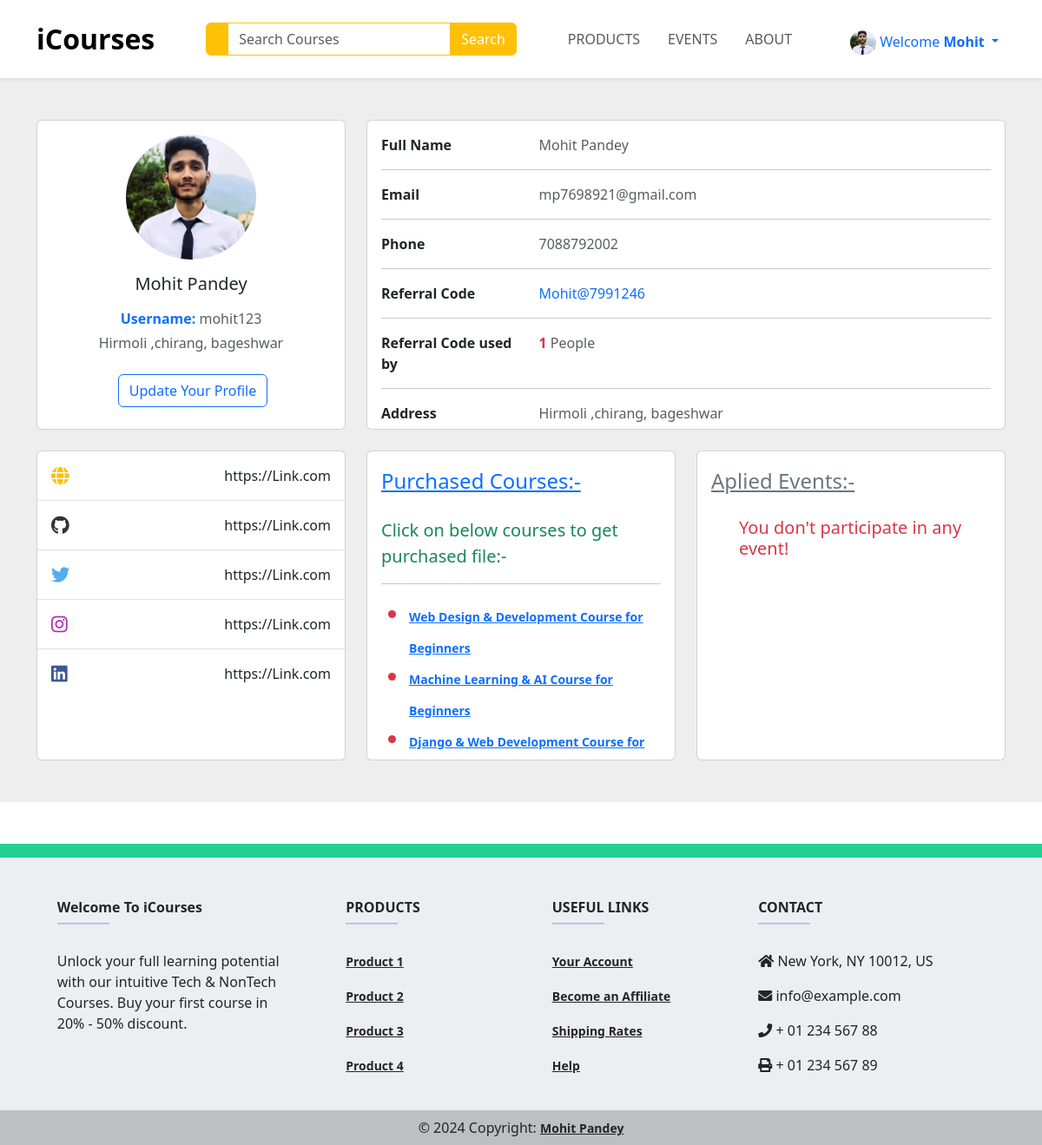
Page /profilePage/ (signed in) on the earlier database version.
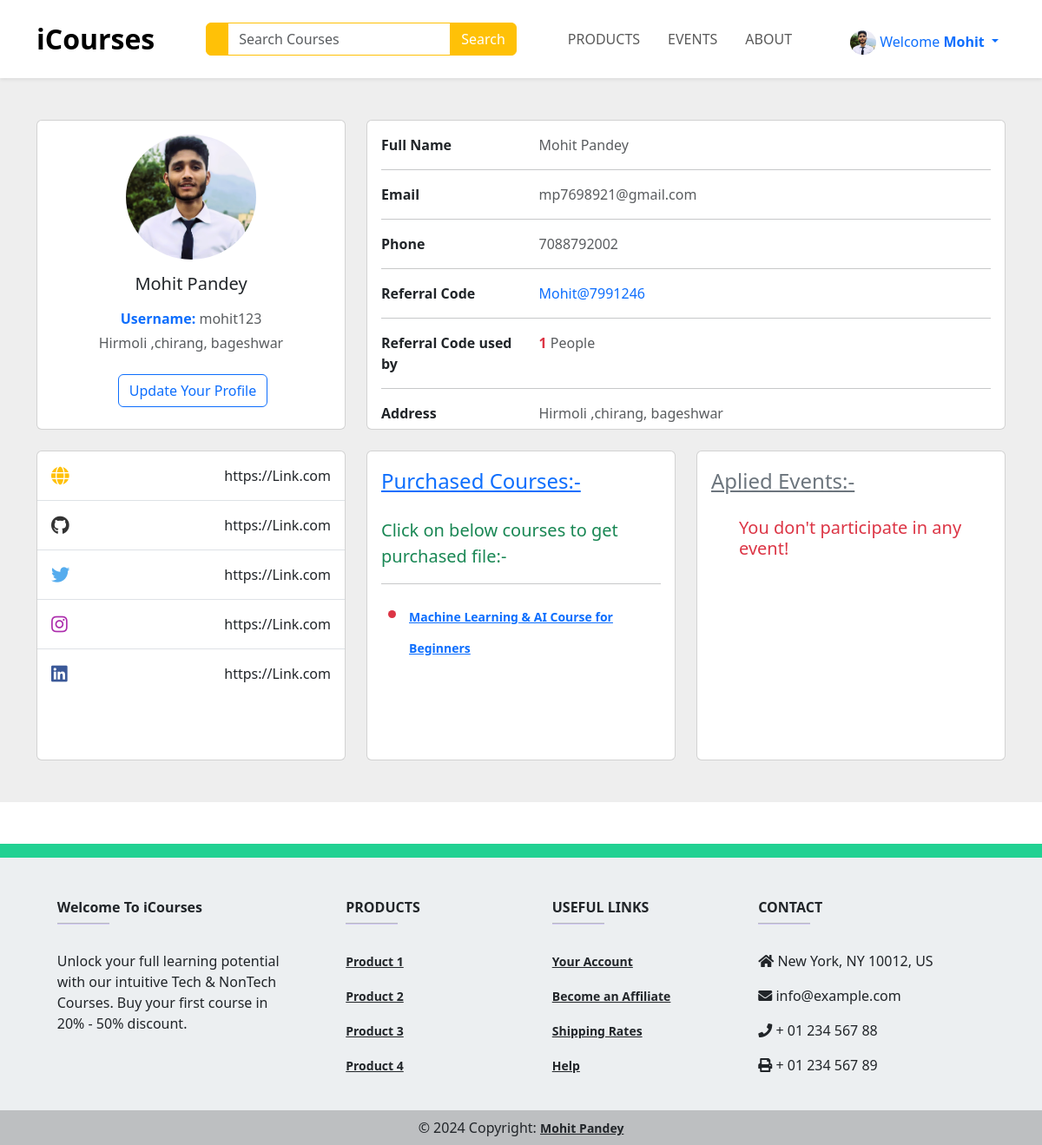
Same page on the later database version.
### home/models.py (models this page shows)
class Course(models.Model):
    coursePicture = models.ImageField(upload_to='coursePicture',null=True,blank = True)
    courseFile = models.FileField(upload_to='coursePdf',null=True,blank=True)
    courseCategory = models.ForeignKey(Category, on_delete=models.CASCADE ,null=True,blank=True)
    courseName = models.CharField(max_length = 150,null=True,blank=True)
    coursePrice = models.IntegerField(null=True,blank=True)
    madeBy = models.CharField(max_length = 150,null=True,blank=True)
    courseDuration = models.CharField(max_length = 50)
    studentOnCourse = models.IntegerField(default = 0,editable=False)
    AboutCourse = HTMLField(blank=True)
    def __str__(self) -> str:
        return self.courseName

### home/views.py (the view)
# urls.py: path('profilePage/',views.ProfilePage, name='profilePage'),
def ProfilePage(request):
    if request.method == "GET":
      search = request.GET.get('search')
      if search != None:
        course = Course.objects.filter(courseName__icontains=search)
        return render(request,"Products/allCourse.html",{'courses':course})
    userinfo = get_object_or_404(UserProfile, user=request.user)
    orders = OrdersPayment.objects.filter(user=request.user)
    course = [order.buycourse for order in orders]
    courses = Course.objects.filter(courseName__in=course)
    eventRegistration = EventRegistration.objects.filter(user=request.user)
    context = {'userinfo': userinfo, 'courses': courses,'events':eventRegistration}
    return render(request, 'UserProfile/userprofile.html',context)

### home/context_processors.py (called while the page is built)
def user_info(request):
    user_info = None
    if request.user.is_authenticated:
        try:
            user_info = request.user.userprofile  # Assuming UserProfile is related to the User model
        except UserProfile.DoesNotExist:
            pass  # Handle the case where UserProfile doesn't exist for the current user
    return {'user_info': user_info}

### home/Templates/UserProfile/userprofile.html (shortened to what the changed rows need)
{% extends 'base.html' %}
{% block Css %}
  <link rel="stylesheet" href="https://cdnjs.cloudflare.com/ajax/libs/font-awesome/5.15.3/css/all.min.css" />
{% endblock %}
{% block body %}
  <section style="background-color: #eee;">
    <div class="container py-5">
      {% if user.is_authenticated %}
        <div class="row">
          <div class="col-lg-8">
            <div class="row">
              <div class="col-md-6">
                <div class="card mb-4 mb-md-0">
                  <div class="card-body">
                    <ul>
                      {% if courses %}
                      {% for course in courses %}
                        <li class="text-danger fs-4">
                          <a href="{{ course.courseFile.url }}">{{ course }}</a>
                        </li>
                      {% endfor %}
                      {% else %}
                      <h5 class="text-danger">You don't purchases any Courses!</h5>
                      {% endif %}
                    </ul>
                  </div>
                </div>
              </div>
            </div>
          </div>
        </div>
      {% endif %}
    </div>
  </section>
{% endblock %}

Differences in the rows shown:
no longer on this page (row edited): Course: courseName "Web Design & Development Course for Beginners"
no longer on this page (row edited): Course: courseName "Django & Web Development Course for…"
